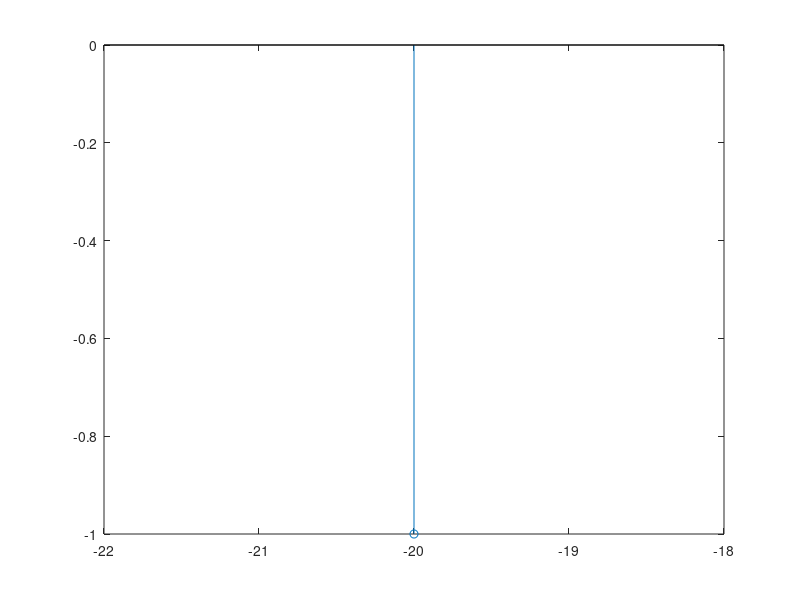

MATLAB code to generate this figure:
n = -20;20;

L = length(n);

for i = 1:L
    if n(i)>0
        x(i)=1;
    else if n(i)<0
        x(i)=-1;
     else
        x(i)=0;
        end;
    end;
end;

stem(n,x);